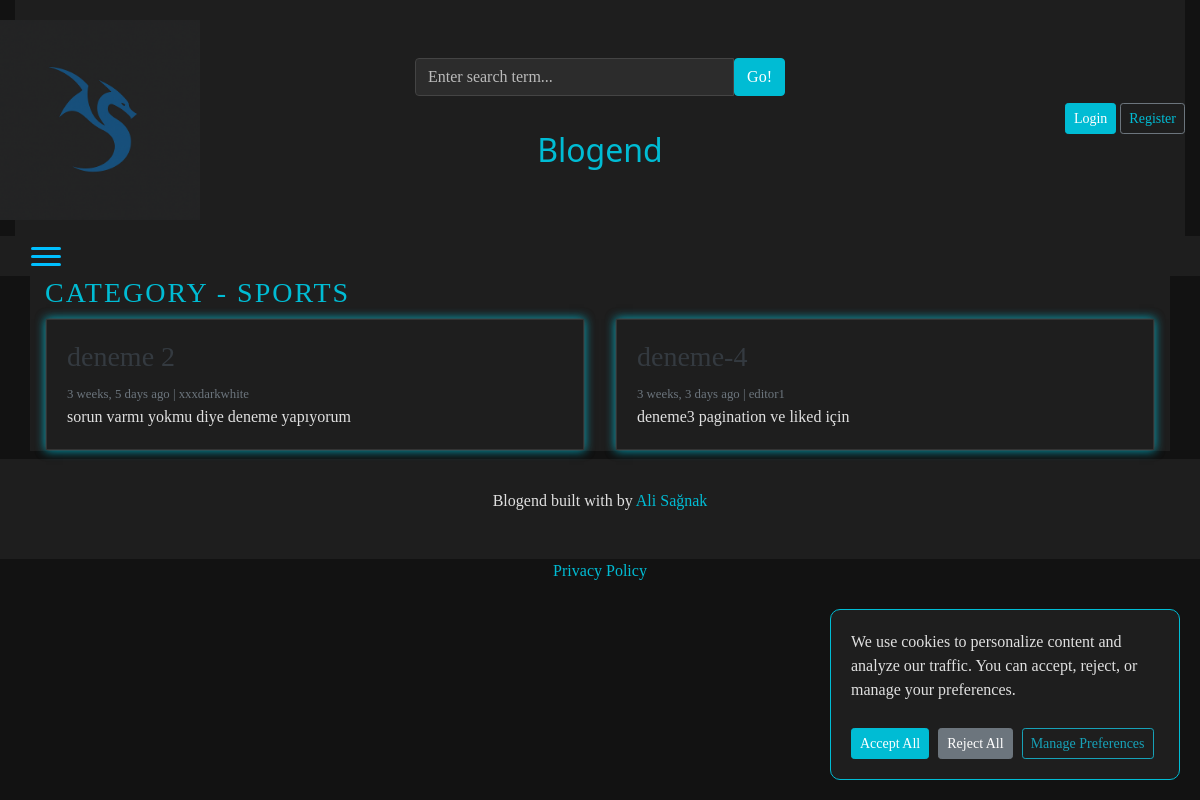
The app's page /16/ with its own data.
### blogs/models.py (models this page shows, shortened)
class Category(models.Model):
    category_name = models.CharField(max_length=50, unique=True)
    created_at= models.DateTimeField(auto_now_add=True)
    updated_at= models.DateTimeField(auto_now=True)
    class Meta:
        verbose_name_plural="categories"
    def __str__(self):
        return self.category_name

class Blog(models.Model):
        title = models.CharField(max_length=100)
        slug = models.SlugField(max_length=100, unique=True, blank=True)
        category = models.ForeignKey(Category, on_delete=models.CASCADE)
        author = models.ForeignKey(User, on_delete=models.CASCADE)
        featured_image = models.ImageField(upload_to="uploads/%Y/%m/%d")
        short_description = models.TextField(max_length=500)
        blog_body =  models.TextField(max_length=2000)
        status = models.CharField(max_length=20, choices=STATUS_CHOCİES, default="Draft")
        is_featured = models.BooleanField(default=False)
        created_at = models.DateTimeField(auto_now_add=True)
        updated_at = models.DateTimeField(auto_now=True)
        likes = models.ManyToManyField(User, related_name='liked_posts', blank=True)
        view_count = models.IntegerField(default=0)

### blogs/views.py (the view)
# urls.py: path("<int:category_id>/", views.posts_by_category, name="posts_by_category"),
def posts_by_category(request, category_id):
    posts = Blog.objects.filter(status="Published", category=category_id)
    category = get_object_or_404(Category, pk=category_id)
    context = {"posts": posts, "category": category}
    return render(request, "posts_by_category.html", context)

### blogs/context_processors.py (called while the page is built)
def get_categories(request):
    categories=Category.objects.all()
    return dict(categories=categories)

def get_social_links(request):
    social_links=SocialLink.objects.all()
    return dict(social_links=social_links)

### templates/posts_by_category.html
{% extends "base.html" %}
{% block content %}
  <h3 class="text-uppercase text-warning" style="letter-spacing: 2px;">Category - {{ category }}</h3>
  <div class="row mb-2">
    {% if posts %}
    {% for post in posts %}
    <div class="col-md-6">
      <div class="card border-0" >
        <div class="card-body">
          <h3><a href="{% url "blogs" post.slug %}" class="text-dark">{{post.title}}</a></h3>
          <small class="mb-1 text-muted">{{post.created_at | timesince }} ago | {{ post.author }}</small>
          <p class="card-text">{{ post.short_description | truncatewords:10 }}</p>
        </div>
      </div>
    </div>
    {% endfor %}
    {% else %}
    <p>No posts found</p>
    {% endif %}
  </div>
  {% endblock %}

### blog_main/static/css/blog.css (style rules this page uses)
body { background-color: #121212 !important; color: #e0e0e0 !important; font-family: "Playfair Display", Georgia, "Times New Roman", serif; }
.blog-header-logo:hover, h1, h2, h3, h4, h5, h6, a, .btn-warning, .btn-primary, .pagination .btn-warning, .pagination .btn-primary { color: #00bcd4 !important; }
.blog-post, .p-3.bg-light.rounded, .card, .dashboard, .profile, .dashboard-header, .profile-header, .card-body, .content { background-color: #1e1e1e !important; color: #e0e0e0 !important; border: 1px solid #333 !important; box-shadow: 0 0 10px rgba(0, 188, 212, 0.5); }
h3.text-uppercase.text-warning, .text-warning { color: #00bcd4 !important; }

### records on screen
Category: category_name "SPORTS"
Blog: title "deneme 2", created_at "3 weeks, 5 days", author "xxxdarkwhite", short_description "sorun varmı yokmu diye deneme yapıyorum"
Blog: title "deneme-4", created_at "3 weeks, 3 days", author "editor1", short_description "deneme3 pagination ve liked için"
